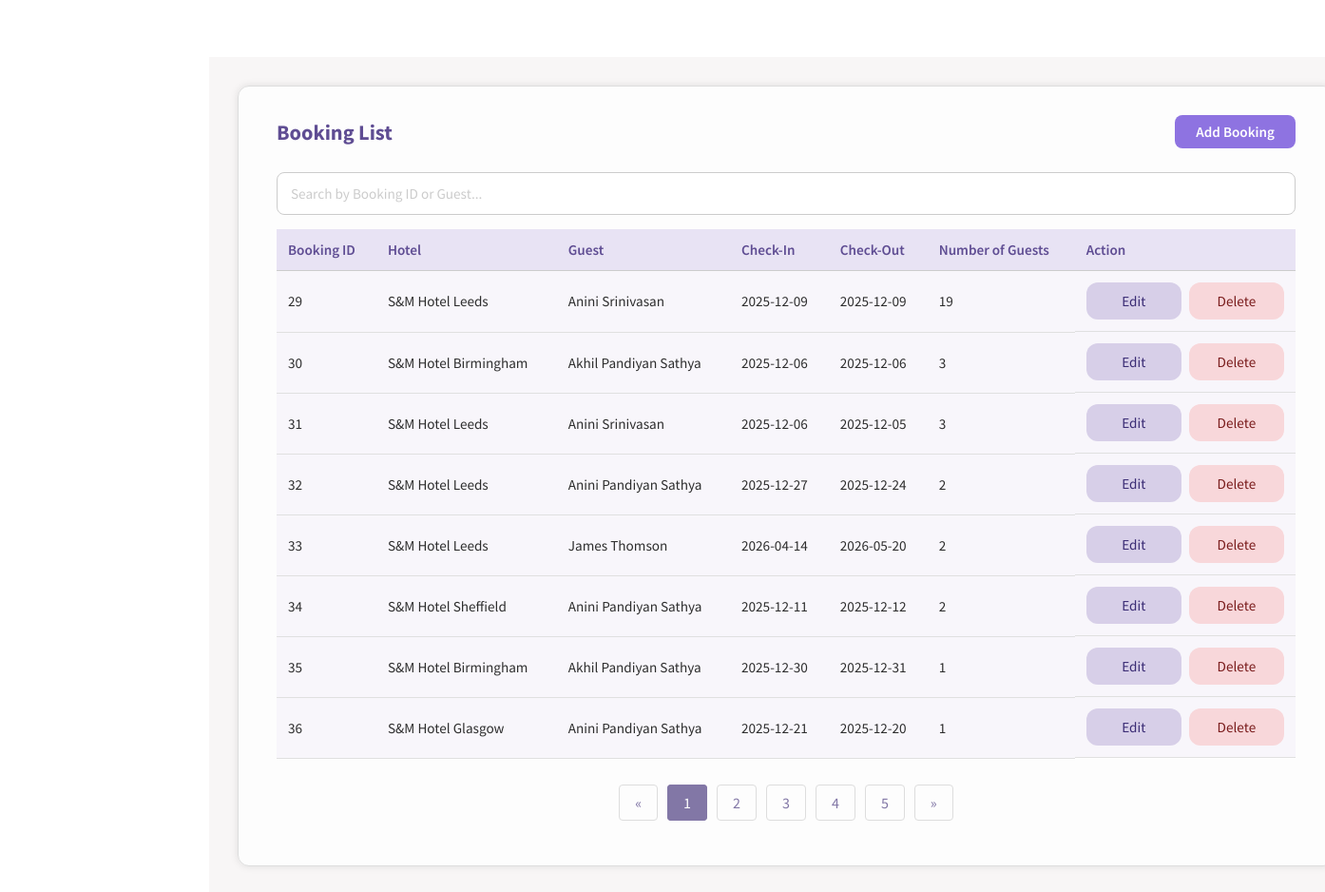
The app's page /booking.php (signed in), older data.
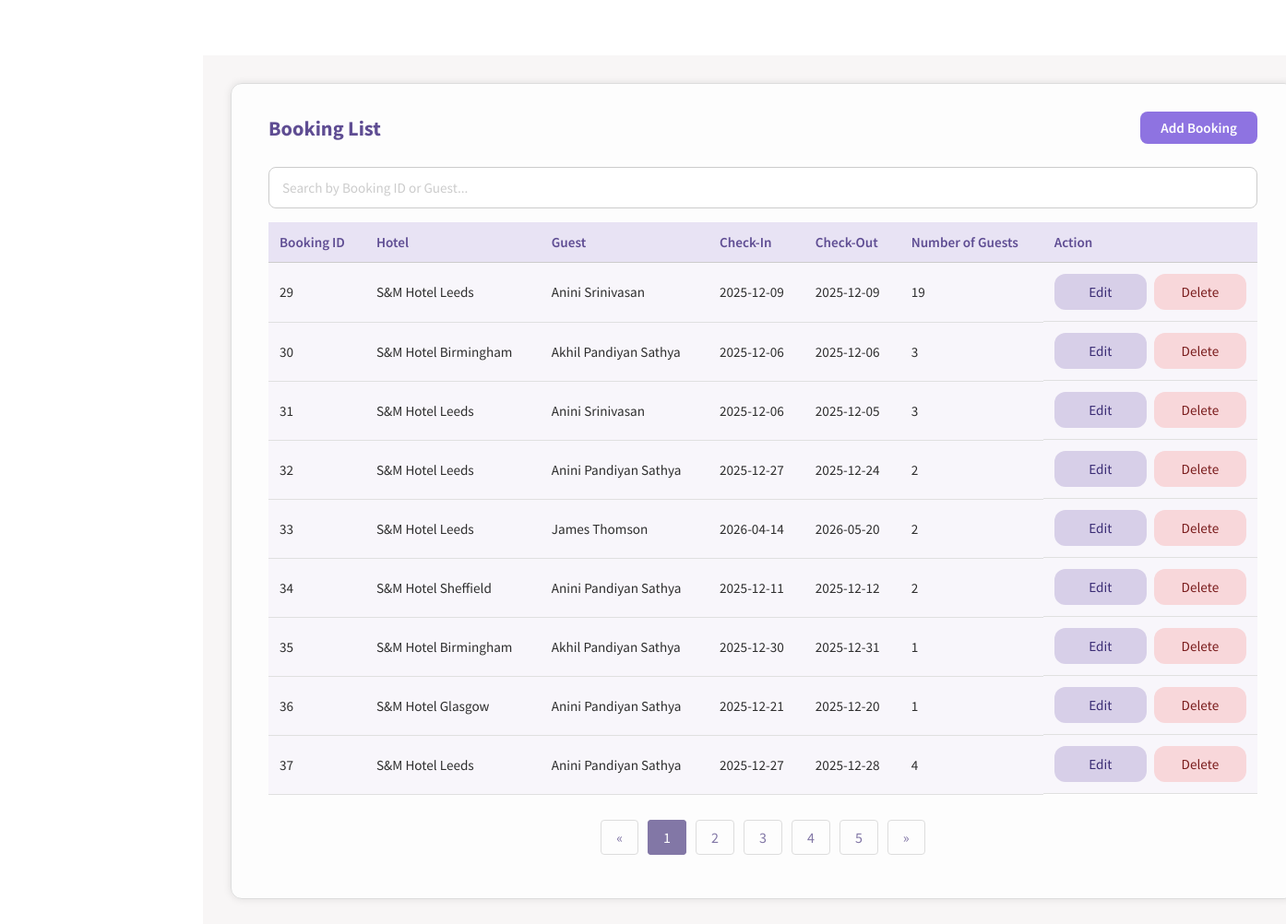
The same page, newer data.
### tables this page shows
CREATE TABLE BOOKING(
BOOKING_ID INTEGER NOT NULL PRIMARY KEY AUTOINCREMENT,
NO_OF_GUEST INTEGER NOT NULL,
DATE_IN DATE NOT NULL,
DATE_OUT DATE NOT NULL,
TIMESTAMP DATETIME NOT NULL NOT NULL DEFAULT (CURRENT_TIMESTAMP),
GUEST_ID INTEGER NOT NULL,
ROOM_ID INTEGER NOT NULL,
FOREIGN KEY (GUEST_ID) REFERENCES GUEST(GUEST_ID) ON DELETE CASCADE ON UPDATE CASCADE
FOREIGN KEY (ROOM_ID) REFERENCES ROOM(ROOM_ID) ON DELETE CASCADE ON UPDATE CASCADE
);

CREATE TABLE HOTEL(
HOTEL_ID INTEGER NOT NULL PRIMARY KEY AUTOINCREMENT,
HOTEL_NAME TEXT NOT NULL,
HOTEL_ADDRESS TEXT NOT NULL,
CITY TEXT NOT NULL,
POSTCODE TEXT NOT NULL,
HOTEL_TELNO TEXT NOT NULL UNIQUE,
HOTEL_EMAIL TEXT NOT NULL UNIQUE
);

CREATE TABLE GUEST(
GUEST_ID INTEGER NOT NULL PRIMARY KEY AUTOINCREMENT,
F_NAME TEXT NOT NULL,
M_NAME TEXT,
L_NAME TEXT NOT NULL,
GUEST_ADDRESS TEXT NOT NULL,
CITY TEXT NOT NULL,
POSTCODE TEXT NOT NULL,
GUEST_EMAIL TEXT NOT NULL UNIQUE,
GUEST_PHNO TEXT NOT NULL UNIQUE
);

### functions.php (the view, shortened to what this page needs)
<?php
function createDB()
{
    $db = new SQLite3('hotelSQL.db');
    $db->exec("PRAGMA foreign_keys = ON");
    return $db;
}
function BookingList($editingId = null)
{
    $db = createDB();
    $select_query = "SELECT * FROM BOOKING b INNER JOIN GUEST g ON (b.GUEST_ID = g.GUEST_ID) INNER JOIN ROOM r ON (b.ROOM_ID = r.ROOM_ID) INNER JOIN HOTEL h ON (r.HOTEL_ID = h.HOTEL_ID)";
    $result = $db->query($select_query);
    while ($row = $result->fetchArray(SQLITE3_ASSOC)) {
        if ($editingId == $row['BOOKING_ID']) {
            echo "<form method='post'><tr>";
            echo "<td>" . $row['BOOKING_ID'] . "</td>";
            echo "<input type='hidden' name='booking-id' value='" . $row['BOOKING_ID'] . "'>";
            echo "<td>";
            RoomDropdown('room-id', $row['ROOM_ID']);
            echo "</td>";
            echo "<td>";
            GuestDropdown('guest-id', $row['GUEST_ID']);
            echo "</td>";
            echo "<td>
                    <input type='date' name='date-in'
                           value='" . htmlspecialchars($row['DATE_IN']) . "'  min='" . date('Y-m-d') . "' required>
                  </td>";
            echo "<td>
                    <input type='date' name='date-out'
                           value='" . htmlspecialchars($row['DATE_OUT']) . "' min='" . date('Y-m-d') . "'required>
                  </td>";
            echo "<td>
                    <input type='number' name='num-guest'
                           value='" . htmlspecialchars($row['NO_OF_GUEST']) . "' required>
                  </td>";
            echo "<td>
                    <input type='submit' class='submit-btn' name='save' value='Save'>
                    <input type='submit' class='delete-button-in-list' name='cancel' value='Cancel'>
                  </td>";
            echo "</tr></form>";
        } else {
            echo "<form method='post'><tr>";
            echo "<td>" . $row['BOOKING_ID'] . "</td>";
            echo "<td>" . $row['HOTEL_NAME'] . "</td>";
            echo "<td>" . $row['F_NAME'] . " " . $row['L_NAME'] . "</td>";
            echo "<td>" . $row['DATE_IN'] . "</td>";
            echo "<td>" . $row['DATE_OUT'] . "</td>";
            echo "<td>" . $row['NO_OF_GUEST'] . "</td>";
            echo "<td>
                    <input type='hidden' name='booking-id' value='" . $row['BOOKING_ID'] . "'>
                    <input type='submit' class='edit-button-in-list' name='edit' value='Edit'>
                    <input type='submit' class='delete-button-in-list' name='delete' value='Delete'>
                  </td>";
            echo "</tr></form>";
        }
    }
}
?>

### booking.php (shortened to what this page needs)
<!DOCTYPE html>
<html lang="en">
<head>
    <link rel="stylesheet" href="style.css" />
</head>
<?php
require_once("functions.php");
$editingId = null;
?>
<body onload="loadNavbar()">
    <div class="main_content">
        <section class="add-container">
            <div class="heading-row">
                <h2>Booking List</h2>
                <a class="add-btn" href="booking-add.php">Add Booking</a>
            </div>
            <div class="search-bar">
                <input type="text" id="searchInput" placeholder="Search by Booking ID or Guest..." autocomplete="off"
                    onkeyup="filterBookingList(this)">
            </div>
            <table class="base-table">
                <thead>
                    <tr>
                        <th>Booking ID</th>
                        <th>Hotel</th>
                        <th>Guest</th>
                        <th>Check-In</th>
                        <th>Check-Out</th>
                        <th>Number of Guests</th>
                        <th>Action</th>
                    </tr>
                </thead>
                <tbody>
                    <?php BookingList($editingId); ?>
                </tbody>
            </table>
            <br />
            <ul class="pagination">
                <li><a href="#">&laquo;</a></li>
                <li class="active"><a href="#">1</a></li>
                <li><a href="#">2</a></li>
                <li><a href="#">3</a></li>
                <li><a href="#">4</a></li>
                <li><a href="#">5</a></li>
                <li><a href="#">&raquo;</a></li>
            </ul>
        </section>
    </div>
</body>
</html>

### style.css (style rules this page uses)
html, body { margin: 0; padding: 0; box-sizing: border-box; }
*, *::before, *::after { box-sizing: inherit; }
* { font-family: "Source Sans Pro", Helvetica, sans-serif; }
input::placeholder { color: #ccc; }
.main_content { margin-top: 60px; margin-left: 220px; padding: 30px 40px 40px 30px; background: #f8f6f6; min-height: calc(100vh - 60px); color: #2e2e2e; flex: 1; width: 97%; }
.add-container h2 { color: #5f4d93; font-size: 1.4rem; font-weight: 700; margin-bottom: 20px; text-align: left; }
.add-container .search-bar { margin: 10px 0; padding: 5px 0; }
.add-container .search-bar input { display: block; width: 100%; padding: 12px 14px; border: 1px solid #ccc; }
.base-table { width: 100%; border-collapse: collapse; color: #2e2e2e; font-size: 0.95rem; background-color: #fff; }
.base-table thead { background-color: #e8e3f4; }
.base-table th { text-align: left; font-weight: 600; color: #5f4d93; padding: 12px; border-bottom: 1px solid #ccc; }
.base-table td { padding: 12px; border-bottom: 1px solid #e0e0e0; }
.base-table td:last-child { display: flex; justify-content: flex-start; align-items: center; gap: 8px; }
.base-table tr:nth-child(even) { background-color: #f8f6fb; }
.add-container { width: 90%; max-width: none; padding: 30px 40px 40px 40px; margin: 0 0 30px 0; background: rgba(255, 255, 255, 0.8); border-radius: 12px; border: 1px solid #ddd; box-shadow: 0 0 8px rgba(0, 0, 0, 0.1); }
.add-container input { padding: 10px; border: 1px solid #ccc; border-radius: 8px; font-size: 0.95rem; background-color: #fff; transition: border-color 0.3s, box-shadow 0.3s; }
.add-container td input[type="submit"] { padding: 10px 28px; border: none; border-radius: 12px; font-size: 0.95rem; font-weight: 500; cursor: pointer; }
.add-container .edit-button-in-list { background-color: #d7cfe8; color: #3b2d75; }
.add-container .delete-button-in-list { background-color: #f8d7da; color: #7a1c1c; }
.base-form input, .add-container input, .add-container select, .base-form select { width: 50%; max-width: 100%; }
.pagination { display: flex; justify-content: center; list-style-type: none; padding: 0; }
.pagination li { margin: 0 5px; }
.pagination a { text-decoration: none; color: #8277a6; padding: 8px 16px; border: 1px solid #ddd; border-radius: 4px; }
.pagination .active a { background-color: #8277a6; color: #ffffff; border: 1px solid #8277a6; }
.add-btn { display: inline-block; padding: 8px 22px; background-color: #8e73e1; color: #fff; border-radius: 8px; font-weight: 600; font-size: 0.95rem; text-decoration: none; }
.heading-row { display: flex; align-items: center; justify-content: space-between; margin-bottom: 20px; }
.heading-row h2 { margin: 0; color: #5f4d93; font-size: 1.4rem; font-weight: 700; }

Row changes from the older to the newer data that the page shows:
added booking: BOOKING_ID "37", hotel.HOTEL_NAME "S&M Hotel Leeds", GUEST_ID.F_NAME "Anini", GUEST_ID.L_NAME "Pandiyan Sathya", DATE_IN "2025-12-27", DATE_OUT "2025-12-28", NO_OF_GUEST "4"
